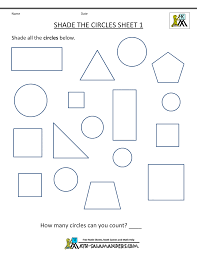
#> input picture shapes.png, 197 x 255 px
$ python shi_tomasi_corner.py
#> lines starting #> are read from the running program, lines starting #| are printed output that depends on the picture; after the words box and inside, x2 and y2 are one past the last pixel; in counts of white or black regions, pixels touching at a corner belong together
import numpy as np
import cv2 as cv
img=cv.imread('shapes.png')
#> img is the input picture: shape (255, 197, 3); mean B, G, R 248.3, 247.6, 246.9
cv.imshow('img',img)
gray=cv.cvtColor(img,cv.COLOR_BGR2GRAY)
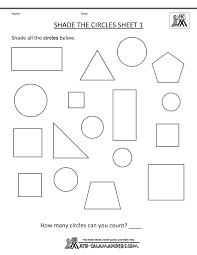
#> gray: shape (255, 197); min 0, max 255, mean 247.5
corner=cv.goodFeaturesToTrack(gray,100,0.01,10)
#> corner = 100 rows, first 8: [182, 25], [79, 247], [100, 245], [135, 22], [59, 24], [122, 247], [83, 24], [172, 26]
corner=np.int0(corner)
for i in corner:
    x,y=i.ravel()
    cv.circle(img,(x,y),3,255,-1)
#> this loop made 100 passes
#> (x, y) on passes 1 to 12: (182, 25), (79, 247), (100, 245), (135, 22), (59, 24), (122, 247), (83, 24), (172, 26), (89, 245), (57, 39), (65, 248), (51, 225)
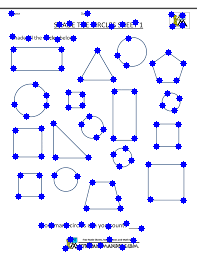
#> img: shape (255, 197, 3); 5.77% of pixels changed, all inside (x1, y1, x2, y2) = (8, 10, 187, 252)
cv.imshow('dst',img)
if cv.waitKey(0) & 0xFF==27:
#> (key Esc is pressed here)
    cv.destroyAllWindows()

$ run again, with shaping.png copied over shapes.png
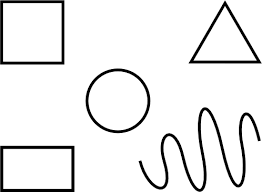
#> input picture shaping.png, 262 x 192 px
#> img is the input picture: shape (192, 262, 3); min 0, max 255, mean 236.2
#> corner = 32 rows, first 8: [259, 140], [140, 161], [189, 62], [255, 59], [4, 4], [4, 187], [225, 7], [4, 60]
#> the loop `for i in corner:` made 32 passes
#> after the loop `for i in corner:`:
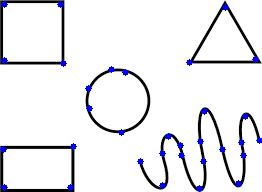
#> img: shape (192, 262, 3); 1.84% of pixels changed, all inside (x1, y1, x2, y2) = (0, 1, 262, 192)
